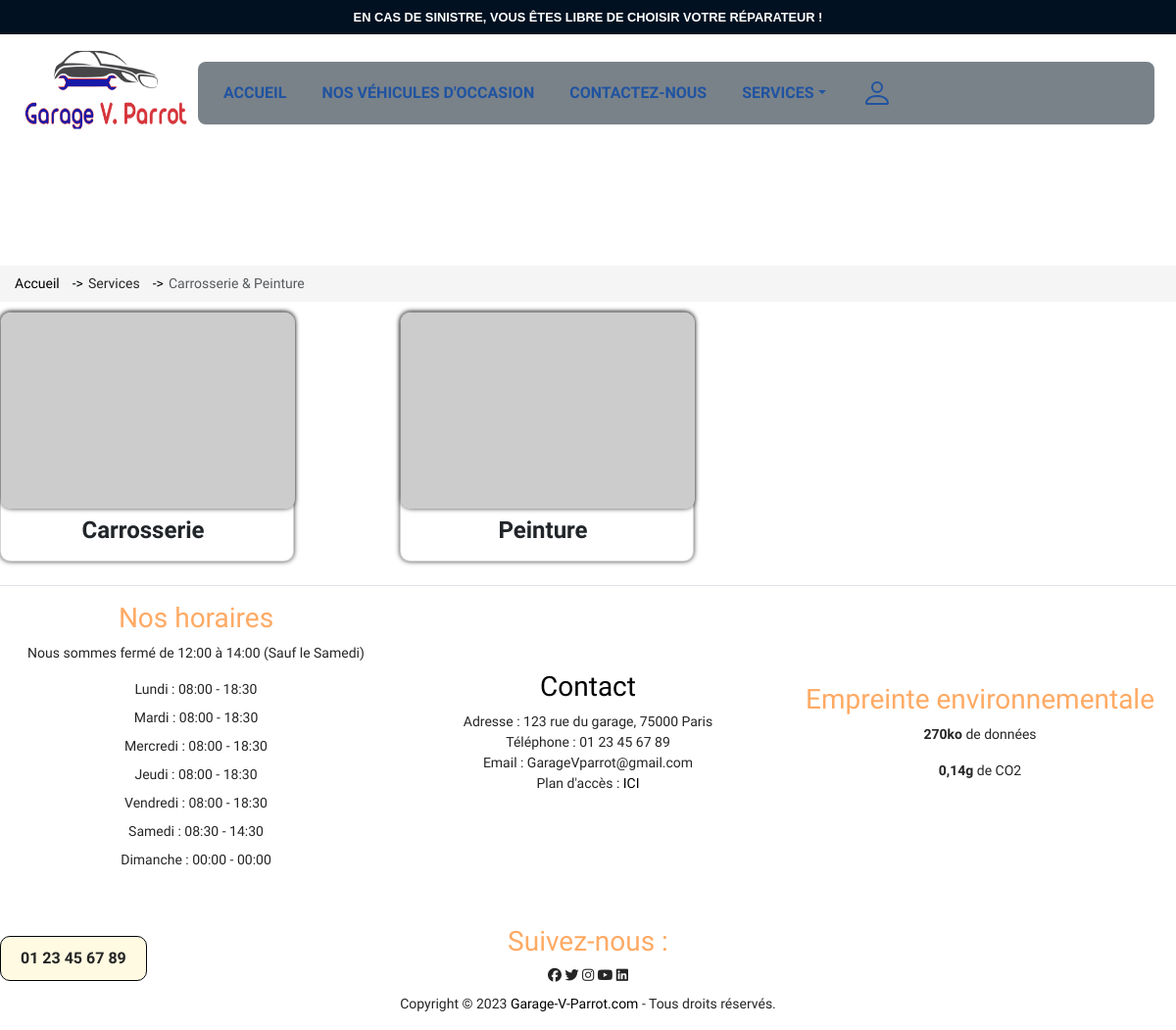
Page /Prestations-reparation-carrosserie-peinture.php on the committed database.
### tables this page shows
CREATE TABLE IF NOT EXISTS `schedules` (
  `id` int NOT NULL AUTO_INCREMENT,
  `jour_semaine` varchar(20) NOT NULL,
  `heure_ouverture` time DEFAULT NULL,
  `heure_fermeture` time DEFAULT NULL,
  PRIMARY KEY (`id`)
);

### lib/nav_menu.php (called while the page is built)
<?php
$mainMenu = [
    "index.php" => ["menu_title" => "Accueil", "head_title" => "Réparation Mécanique - Carrosserie toutes marques - Entretien, Mécanique,
    Carrosserie/Peinture, Vente de véhicules d'occasions - Garage V. Parrot", "meta_description" => "Garage V.Parrot, votre spécialiste de la réparation de
    véhicules toutes Marques à Toulouse en Haute-Garonne(31). Vente de
    véhicules d'occasions. Entretien, réparation mécanique et carrosserie automobile."],
    'cars.php' => ["menu_title" => 'Nos Véhicules d\'occasion', "head_title" => "Nos Véhicules d'occasion - Garage V. Parrot", "meta_description" => "Découvrez nos véhicules d'occasion en vente dans notre garage à Toulouse en Haute-Garonne(31)."],
    'Contacter-le-garage-V-Parrot.php' => ["menu_title" => 'Contactez-nous', "head_title" => "Contactez-nous - Garage V. Parrot", "meta_description" => "Contactez-nous pour toute demande de renseignements ou de devis pour l'entretien, la réparation ou la carrosserie de votre véhicule."],
    'Prestations-reparations-mecaniques.php' => ["menu_title" => 'Mécanique & Entretien', "head_title" => "Mécanique & Entretien - Garage V. Parrot", "meta_description" => "Entretien et réparation mécanique de votre véhicule toutes marques à Toulouse en Haute-Garonne(31).", "exclude" => true],
    'Prestations-reparation-carrosserie-peinture.php' => ["menu_title" => 'Carrosserie & Peinture', "head_title" => "Carrosserie & Peinture - Garage V. Parrot", "meta_description" => "Réparation de carrosserie et peinture de votre véhicule toutes marques à Toulouse en Haute-Garonne(31).", "exclude" => true],
    'connexion.php' => ["menu_title" => 'Connexion', "head_title" => "connexion - Garage V. Parrot", "meta_description" => "Espace connexion membres", "exclude" => true],
    'car.php' => ["menu_title" => 'Détails du véhicule', "head_title" => "Détails du véhicule - Garage V. Parrot", "meta_description" => "Détails du véhicule.", "exclude" => true],
    'edit_car.php' => ["menu_title" => 'Modifier une annonce', "head_title" => "Modifier une annonce - Garage V. Parrot", "meta_description" => "Modifier une annonce.", "exclude" => true],
    'add_reviews.php' => ["menu_title" => 'Laissez votre avis', "head_title" => "Laissez votre avis - Garage V. Parrot", "meta_description" => "Laissez votre avis.", "exclude" => true],
];

### lib/car_tools.php (called while the page is built, shortened)
<?php
function getSchedules($pdo)
{
    $query = $pdo->prepare('SELECT * FROM schedules');
    $query->execute();
    $heure_ouverture = array();
    while ($row = $query->fetch(PDO::FETCH_ASSOC)) {
        $jour_semaine = $row['jour_semaine'];
        unset($row['jour_semaine']);
        if (!isset($heure_ouverture[$jour_semaine])) {
            $heure_ouverture[$jour_semaine] = array();
        }
        $heure_ouverture[$jour_semaine][] = $row;
    }
    return $heure_ouverture;
}

### templates/schedules.php (the view)
<?php
$schedules = getSchedules($pdo);
?>
<ul class="nav flex-column">
    <?php foreach ($schedules as $jour_semaine => $heure_ouvertures) {
        $ouverture = $heure_ouvertures[0]['heure_ouverture'] ? date("H:i", strtotime($heure_ouvertures[0]['heure_ouverture'])) : "";
        $fermeture = end($heure_ouvertures)['heure_fermeture'] ? date("H:i", strtotime(end($heure_ouvertures)['heure_fermeture'])) : "";
    ?>
        <?php if ($ouverture && $fermeture) : ?>
            <li class="nav-item mb-2"><?= $jour_semaine ?> : <?= $ouverture ?> - <?= $fermeture ?></li>
        <?php endif; ?>
    <?php } ?>
</ul>

### templates/header.php (shortened to what this page needs)
<?php
require_once('lib/pdo.php');
require_once('lib/car_tools.php');
require_once __DIR__ . '/../lib/nav_menu.php';
$currentPage = basename($_SERVER['SCRIPT_NAME']);
?>
<!DOCTYPE html>
<html lang="fr">
<head>
    <link rel="stylesheet" href="../assets/css/jquery-ui.css">
    <link href="https://cdn.jsdelivr.net/npm/bootstrap@5.3.1/dist/css/bootstrap.min.css" rel="stylesheet">
    <link rel="stylesheet" href="https://cdn.jsdelivr.net/npm/bootstrap-icons@1.6.1/font/bootstrap-icons.css">
    <link rel="stylesheet" href="https://cdnjs.cloudflare.com/ajax/libs/bootstrap-slider/11.0.2/css/bootstrap-slider.min.css">
    <link rel="stylesheet" href="https://cdnjs.cloudflare.com/ajax/libs/fancybox/3.5.7/jquery.fancybox.min.css" />
    <link rel="stylesheet" href="assets/css/Eval-garage.css">
</head>
<body class="container">
    <div id="header-carousel" class="carousel slide" data-ride="carousel">
        <div class="carousel-inner">
            <div class="carousel-item active">
                <p class="text-center text-white mb-0 ">En cas de sinistre, vous êtes libre de
                    choisir votre réparateur !</p>
            </div>
        </div>
    </div>
    <?php require_once('templates/nav_header.php'); ?>
    <main class="container">

### templates/nav_header.php (shortened to what this page needs)
<header class="sticky-header">
    <nav class="navbar navbar-expand-md navbar-secondary">
        <div class="container-fluid">
            <a class="Logo-link" href="index.php">
                <img id="Logo-nav" title="Site du garage V.Parrot" src="assets/images/Logo Garage V.PARROT-3.png" alt="Logo Garage" height="100px" width="180px" class="d-inline-block align-text-center p-6 ">
            </a>
            <div class="collapse navbar-collapse bg-secondary rounded-3 p-2" id="navbarNav">
                <ul class="navbar-nav nav nav-pills">
                    <?php foreach ($mainMenu as $key => $menuItem) {
                        if (!array_key_exists("exclude", $menuItem)) { ?>
                            <li class="nav-item">
                                <a href="<?= $key; ?>" class="nav-link <?php if ($key === $currentPage) {
                                                                            echo 'active';
                                                                        } ?>"><?= $menuItem["menu_title"]; ?></a>
                            </li>
                    <?php }
                    }
                    ?>
                    <li class="nav-item dropdown">
                        <a class="nav-link dropdown-toggle" href="#" id="navbarDropdown" role="button" data-bs-toggle="dropdown" aria-expanded="false">Services</a>
                    </li>
                </ul>
                <ul class="navbar-nav ml-auto">
                    <?php if (isset($_SESSION['user'])) { ?>
                        <li class="nav-item">
                            <a href="#" class="btn btn-outline-light me-2" data-bs-toggle="modal" data-bs-target="#confirmModal">Déconnexion</a>
                        </li>
                        <?php if ($_SESSION['user']['role'] === 'administrateur' || $_SESSION['user']['role'] === 'employe') { ?>
                            <li class="nav-item">
                                <a class="nav-link btn btn-outline-light me-2" href="admin/index.php">Espace Admin</a>
                            </li>
                        <?php } ?>
                    <?php } else { ?>
                        <li class="nav-item">
                            <a class="nav-link" href="connexion.php">
                                </a>
                        </li>
                </ul>
            <?php } ?>
            </div>
        </div>
    </nav>
</header>

### Prestations-reparation-carrosserie-peinture.php (shortened to what this page needs)
<?php
require_once('templates/header.php');
?>
<nav aria-label="breadcrumb" class="mt-5 pt-5">
    <div class="container">
        <ol class="breadcrumb">
            <li class="breadcrumb-item"><a href="index.php">Accueil</a></li>
            <li class="breadcrumb-item">Services</li>
            <li class="breadcrumb-item active" aria-current="page">Carrosserie & Peinture</li>
        </ol>
    </div>
</nav>
<div class="container">
    <div class="row">
        <div class="col-md-4">
            <div class="card">
                <img class="card-img-top" src="https://via.placeholder.com/350x200" alt="Card image cap">
                <div class="card-body">
                    <h5 class="card-title">Carrosserie</h5>
                </div>
            </div>
        </div>
        <div class="col-md-4">
            <div class="card">
                <img class="card-img-top" src="https://via.placeholder.com/350x200" alt="Card image cap">
                <div class="card-body">
                    <h5 class="card-title">Peinture</h5>
                </div>
            </div>
        </div>
    </div>
</div>
<?php
require_once __DIR__ . ('/templates/footer.php');
?>

### templates/footer.php (shortened to what this page needs)
</main>
<div id="phone-number"><strong>01 23 45 67 89</strong></div>
<div class="container">
    <footer class="d-flex flex-wrap justify-content-around align-items-center py-3 my-4 border-top text-center">
        <div class="col-md-4">
            <h3>Nos horaires</h3>
            <p>Nous sommes fermé de 12:00 à 14:00 (Sauf le Samedi)</p>
            <?php
            include('templates/schedules.php')
            ?>
        </div>
        <div class="col-md-4">
            <h3><a href="Contacter-le-garage-V-Parrot.php">Contact</a></h3>
            <ul class="list-unstyled">
                <li>Adresse : 123 rue du garage, 75000 Paris</li>
                <li>Téléphone : 01 23 45 67 89</li>
                <li>Email : GarageVparrot@gmail.com</li>
                <li>Plan d'accès : <a href="https://www.google.com/maps/">ICI</a></li>
            </ul>
        </div>
        <div class="col-md-4">
            <h3>Empreinte environnementale</h3>
            <p><strong>270ko</strong> de données</p>
            <p><strong>0,14g</strong> de CO2</p>
        </div>
</div>
<div class="row">
    <div class="col-md-12">
        <div class="socials p-2 text-center">
            <h3>Suivez-nous :</h3>
            <i class="fa-brands fa-facebook fa-bounce"></i>
            <i class="fa-brands fa-twitter fa-bounce"></i>
            <i class="fa-brands fa-instagram fa-bounce"></i>
            <i class="fa-brands fa-youtube fa-bounce"></i>
            <i class="fa-brands fa-linkedin fa-bounce"></i>
        </div>
        <div class="row">
            <div class="col-md-12">
                <p class="text-center">Copyright © 2023
                    <a href="index.php">Garage-V-Parrot.com</a> - Tous droits réservés.
                </p>
            </div>
        </div>
    </div>
</div>
</body>
</html>

### assets/css/Eval-garage.css (style rules this page uses)
* { margin: 0; padding: 0; box-sizing: border-box; scroll-padding-top: 2rem; scroll-behavior: smooth; }
:root { --main-color: #fe5b3d; --second-color: #ffac38; --text-color: #252525ff; --gradient: linear-gradient(#fe5b3d, #ffac38); --primary: #ff8264; --secondary: #ffaa64; --success: #28a745; --danger: #dc3545; --warning: #fd7e14; --info: #04156c; --light: #f8f9fa; --dark: #343a40; --bs-nav-link-color: var(--primary); --bs-link-color: var(--primary); --bs-link-hover-color: var(--secondary); }
.nav-pills { --bs-nav-pills-border-radius: 0.375rem; --bs-nav-pills-link-active-color: #fff; --bs-nav-pills-link-active-bg: var(--primary); }
h2, h3 { color: var(--secondary); }
.container { max-width: 100%; margin: 0 auto; padding: 0px; }
header { width: 100%; top: 0; right: 0; z-index: 1000; align-items: center; justify-content: space-between; }
body { font-family: 'Kanit', sans-serif; padding: 0; margin: 0; overflow-x: hidden; color: var(--text-color); }
a { text-decoration: none; color: black }
#header-carousel { background-color: #021121; }
#header-carousel p { font-family: 'Trebuchet MS', 'Lucida Sans Unicode', 'Lucida Grande', 'Lucida Sans', Arial, sans-serif; font-size: 0.8rem; font-weight: bold; padding: 0.5rem; text-transform: uppercase; animation: slide-up 5s ease-in-out infinite; }
#Logo-nav { border-radius: 10px; }
.navbar { margin-top: 0px; display: flex; flex-direction: column; opacity: 0.9; width: 100%; border-bottom: none; align-items: center; justify-content: center; padding: 10px; }
.sticky-header { position: sticky; top: 0; z-index: 1000; }
.navbar-nav li { margin: 0px 10px; }
.navbar-nav li a { font-size: 1rem; color: #084196; font-weight: 500; text-transform: uppercase; }
.navbar-nav .nav-link { font-size: 1rem; font-weight: bold; }
.card { width: 300px; margin-right: 20px; opacity: 1; transition: opacity 0.5s, transform 1s; box-shadow: 0 0 5px rgba(0,0,0,0.75); border-radius: 10px; }
.card img { width: 600; height: 600; object-fit: cover; border-radius: 10px; box-shadow: 0 0 5px rgba(0,0,0,0.75); }
.breadcrumb { background-color: #f5f5f5; padding: 8px 15px; margin-top: 20px; margin-bottom: 10px; }
.breadcrumb-item + .breadcrumb-item::before { content: "->"; padding: 0 5px; color: #000408; }
.card-img-top { width: 300px; height: 200px; object-fit: cover; border-radius: 10px; }
.card-body { padding: 0.5rem; }
.card-title { font-size: 1.5rem; font-weight: bold; text-align: center; margin-right: 0.5rem; margin-bottom: 0.5rem; }
#phone-number { z-index: 1000; display: inline-block; position: fixed; bottom: 50px; left: auto; right: auto; background-color: #FFFAE1; font-size: 1rem; font-weight: 600; border: solid 1px #000408; padding: 10px 20px; border-radius: 10px; }
body { font-size: 14px; }
.card { max-width: 100%; }

### rows in the picture
schedules: heure_ouverture "08:00"
schedules: heure_fermeture "18:30"
schedules: heure_ouverture "08:00"
schedules: heure_fermeture "18:30"
schedules: heure_ouverture "08:00"
schedules: heure_fermeture "18:30"
schedules: heure_ouverture "08:00"
schedules: heure_fermeture "18:30"
schedules: heure_ouverture "08:00"
schedules: heure_fermeture "18:30"
schedules: jour_semaine "Samedi", heure_ouverture "08:30", heure_fermeture "14:30"
schedules: jour_semaine "Dimanche", heure_ouverture "00:00", heure_fermeture "00:00"

### other values in the picture
$menuItem["menu_title"] "ACCUEIL"
$menuItem["menu_title"] "NOS VÉHICULES D'OCCASION"
$menuItem["menu_title"] "CONTACTEZ-NOUS"
$jour_semaine "Lundi"
$jour_semaine "Mardi"
$jour_semaine "Mercredi"
$jour_semaine "Jeudi"
$jour_semaine "Vendredi"
